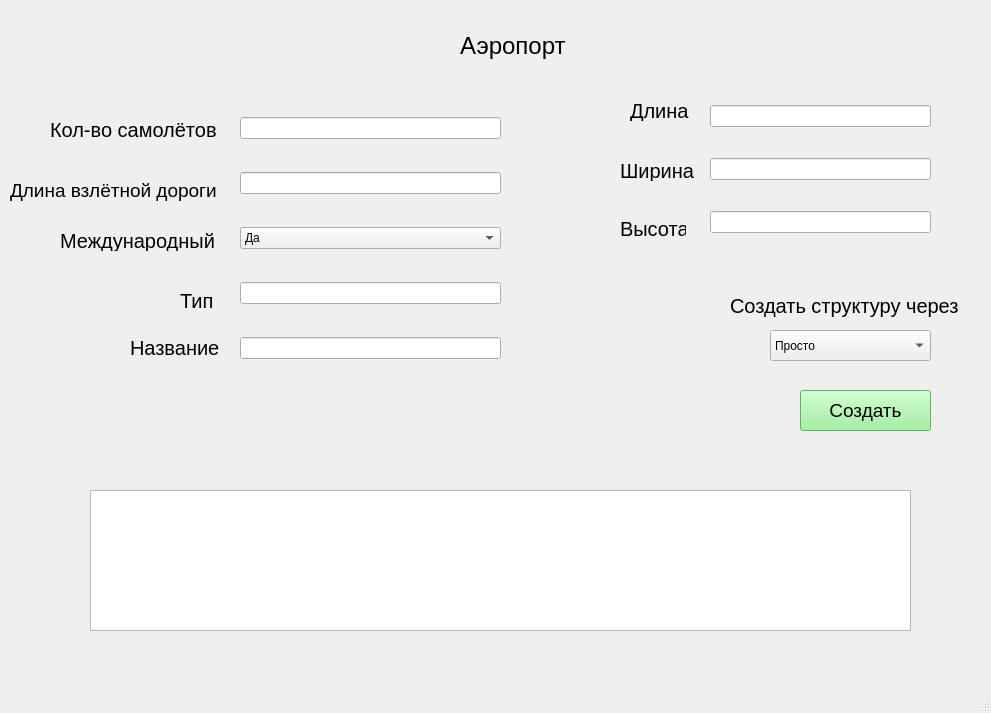
<?xml version="1.0" encoding="UTF-8"?>
<ui version="4.0">
 <class>MainWindow</class>
 <widget class="QMainWindow" name="MainWindow">
  <property name="geometry">
   <rect>
    <x>0</x>
    <y>0</y>
    <width>991</width>
    <height>713</height>
   </rect>
  </property>
  <property name="windowTitle">
   <string>MainWindow</string>
  </property>
  <widget class="QWidget" name="centralwidget">
   <widget class="QTextEdit" name="textEdit">
    <property name="enabled">
     <bool>true</bool>
    </property>
    <property name="geometry">
     <rect>
      <x>90</x>
      <y>490</y>
      <width>821</width>
      <height>141</height>
     </rect>
    </property>
   </widget>
   <widget class="QLabel" name="label">
    <property name="geometry">
     <rect>
      <x>50</x>
      <y>120</y>
      <width>171</width>
      <height>20</height>
     </rect>
    </property>
    <property name="font">
     <font>
      <pointsize>15</pointsize>
     </font>
    </property>
    <property name="text">
     <string>Кол-во самолётов</string>
    </property>
   </widget>
   <widget class="QLabel" name="label_2">
    <property name="geometry">
     <rect>
      <x>10</x>
      <y>180</y>
      <width>211</width>
      <height>21</height>
     </rect>
    </property>
    <property name="font">
     <font>
      <pointsize>14</pointsize>
     </font>
    </property>
    <property name="text">
     <string>Длина взлётной дороги</string>
    </property>
   </widget>
   <widget class="QLabel" name="label_3">
    <property name="geometry">
     <rect>
      <x>60</x>
      <y>230</y>
      <width>161</width>
      <height>21</height>
     </rect>
    </property>
    <property name="font">
     <font>
      <pointsize>15</pointsize>
     </font>
    </property>
    <property name="text">
     <string>Международный</string>
    </property>
   </widget>
   <widget class="QWidget" name="verticalLayoutWidget">
    <property name="geometry">
     <rect>
      <x>240</x>
      <y>90</y>
      <width>261</width>
      <height>301</height>
     </rect>
    </property>
    <layout class="QVBoxLayout" name="verticalLayout">
     <item>
      <widget class="QLineEdit" name="airplanes_count_line"/>
     </item>
     <item>
      <widget class="QLineEdit" name="road_line">
       <property name="maxLength">
        <number>7</number>
       </property>
      </widget>
     </item>
     <item>
      <widget class="QComboBox" name="international_combobox">
       <item>
        <property name="text">
         <string>Да</string>
        </property>
       </item>
       <item>
        <property name="text">
         <string>Нет</string>
        </property>
       </item>
      </widget>
     </item>
     <item>
      <widget class="QLineEdit" name="type_line">
       <property name="maxLength">
        <number>1</number>
       </property>
      </widget>
     </item>
     <item>
      <widget class="QLineEdit" name="name_line">
       <property name="maxLength">
        <number>50</number>
       </property>
      </widget>
     </item>
    </layout>
   </widget>
   <widget class="QLabel" name="label_4">
    <property name="geometry">
     <rect>
      <x>180</x>
      <y>290</y>
      <width>41</width>
      <height>21</height>
     </rect>
    </property>
    <property name="font">
     <font>
      <pointsize>15</pointsize>
     </font>
    </property>
    <property name="text">
     <string>Тип</string>
    </property>
   </widget>
   <widget class="QLabel" name="label_5">
    <property name="geometry">
     <rect>
      <x>130</x>
      <y>340</y>
      <width>91</width>
      <height>16</height>
     </rect>
    </property>
    <property name="font">
     <font>
      <pointsize>15</pointsize>
     </font>
    </property>
    <property name="text">
     <string>Название</string>
    </property>
   </widget>
   <widget class="QLabel" name="label_6">
    <property name="geometry">
     <rect>
      <x>460</x>
      <y>30</y>
      <width>121</width>
      <height>31</height>
     </rect>
    </property>
    <property name="font">
     <font>
      <pointsize>18</pointsize>
     </font>
    </property>
    <property name="text">
     <string>Аэропорт</string>
    </property>
   </widget>
   <widget class="QWidget" name="verticalLayoutWidget_2">
    <property name="geometry">
     <rect>
      <x>710</x>
      <y>80</y>
      <width>221</width>
      <height>181</height>
     </rect>
    </property>
    <layout class="QVBoxLayout" name="verticalLayout_2">
     <item>
      <widget class="QLineEdit" name="length_line">
       <property name="maxLength">
        <number>7</number>
       </property>
      </widget>
     </item>
     <item>
      <widget class="QLineEdit" name="width_line">
       <property name="maxLength">
        <number>7</number>
       </property>
      </widget>
     </item>
     <item>
      <widget class="QLineEdit" name="height_line">
       <property name="maxLength">
        <number>7</number>
       </property>
      </widget>
     </item>
    </layout>
   </widget>
   <widget class="QLabel" name="label_7">
    <property name="geometry">
     <rect>
      <x>630</x>
      <y>100</y>
      <width>71</width>
      <height>21</height>
     </rect>
    </property>
    <property name="font">
     <font>
      <pointsize>15</pointsize>
     </font>
    </property>
    <property name="text">
     <string>Длина</string>
    </property>
   </widget>
   <widget class="QLabel" name="label_8">
    <property name="geometry">
     <rect>
      <x>620</x>
      <y>160</y>
      <width>81</width>
      <height>21</height>
     </rect>
    </property>
    <property name="font">
     <font>
      <pointsize>15</pointsize>
     </font>
    </property>
    <property name="text">
     <string>Ширина</string>
    </property>
   </widget>
   <widget class="QLabel" name="label_9">
    <property name="geometry">
     <rect>
      <x>620</x>
      <y>220</y>
      <width>66</width>
      <height>17</height>
     </rect>
    </property>
    <property name="font">
     <font>
      <pointsize>15</pointsize>
     </font>
    </property>
    <property name="text">
     <string>Высота</string>
    </property>
   </widget>
   <widget class="QComboBox" name="create_structure_combobox">
    <property name="geometry">
     <rect>
      <x>770</x>
      <y>330</y>
      <width>161</width>
      <height>31</height>
     </rect>
    </property>
    <item>
     <property name="text">
      <string>Просто</string>
     </property>
    </item>
    <item>
     <property name="text">
      <string>Указатель</string>
     </property>
    </item>
    <item>
     <property name="text">
      <string>Ссылкой</string>
     </property>
    </item>
   </widget>
   <widget class="QLabel" name="label_10">
    <property name="geometry">
     <rect>
      <x>730</x>
      <y>290</y>
      <width>241</width>
      <height>31</height>
     </rect>
    </property>
    <property name="font">
     <font>
      <pointsize>15</pointsize>
     </font>
    </property>
    <property name="text">
     <string>Создать структуру через</string>
    </property>
   </widget>
   <widget class="QPushButton" name="Create_button">
    <property name="geometry">
     <rect>
      <x>800</x>
      <y>390</y>
      <width>131</width>
      <height>41</height>
     </rect>
    </property>
    <property name="font">
     <font>
      <pointsize>14</pointsize>
     </font>
    </property>
    <property name="styleSheet">
     <string notr="true">background-color:lightgreen;
color:black;</string>
    </property>
    <property name="text">
     <string>Создать</string>
    </property>
   </widget>
  </widget>
  <widget class="QMenuBar" name="menubar">
   <property name="geometry">
    <rect>
     <x>0</x>
     <y>0</y>
     <width>991</width>
     <height>22</height>
    </rect>
   </property>
  </widget>
  <widget class="QStatusBar" name="statusbar"/>
 </widget>
 <resources/>
 <connections/>
</ui>
